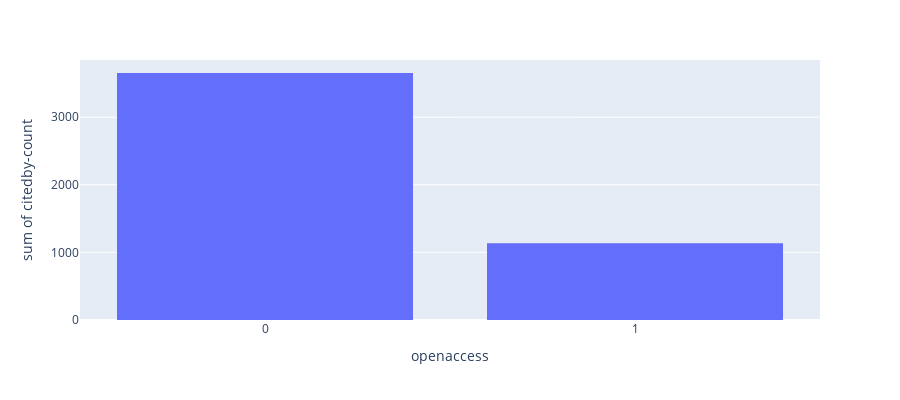

The notebook cell this image was saved under:
### Code cell
fig1a = px.histogram(scopus_api_search_db, x="openaccess", y = 'citedby-count', 
             #barmode='group',
             histfunc='sum', #histfunc='avg',
             height=400)

fig1a.update_xaxes(type='category')
fig1a.show()

### Figure 1 — Plotly figure (JSON) as saved in the notebook; plotly's stock layout.template omitted (floating-point values rounded to 4 significant figures; data arrays with more than 128 entries replaced by an {"elided": "..."} marker saying what was removed)
{"data": [{"alignmentgroup": "True", "bingroup": "x", "histfunc": "sum", "hovertemplate": "openaccess=%{x}<br>sum of citedby-count=%{y}<extra></extra>", "legendgroup": "", "marker": {"color": "#636efa"}, "name": "", "offsetgroup": "", "orientation": "v", "showlegend": false, "type": "histogram", "x": {"elided": "193 int values"}, "xaxis": "x", "y": {"elided": "193 int values"}, "yaxis": "y"}], "layout": {"barmode": "relative", "height": 400, "legend": {"tracegroupgap": 0}, "margin": {"t": 60}, "xaxis": {"anchor": "y", "domain": [0, 1], "title": {"text": "openaccess"}, "type": "category"}, "yaxis": {"anchor": "x", "domain": [0, 1], "title": {"text": "sum of citedby-count"}}}}
